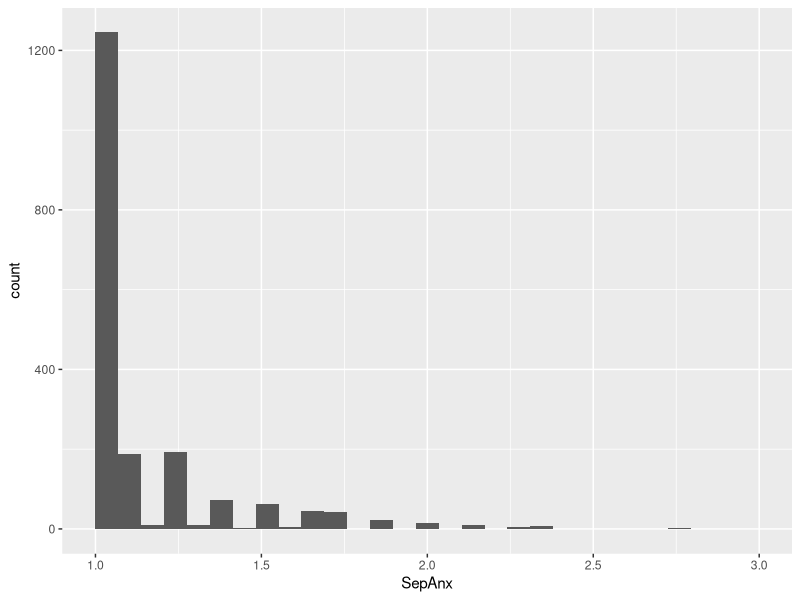
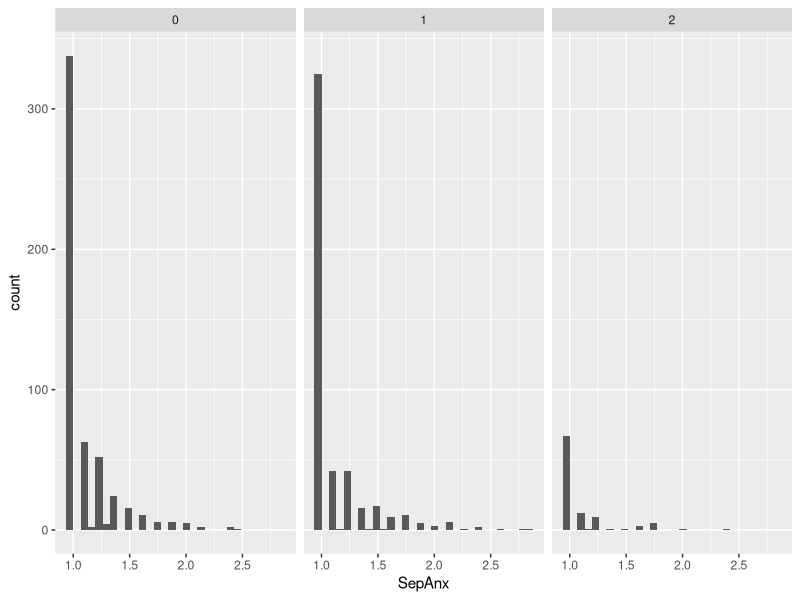
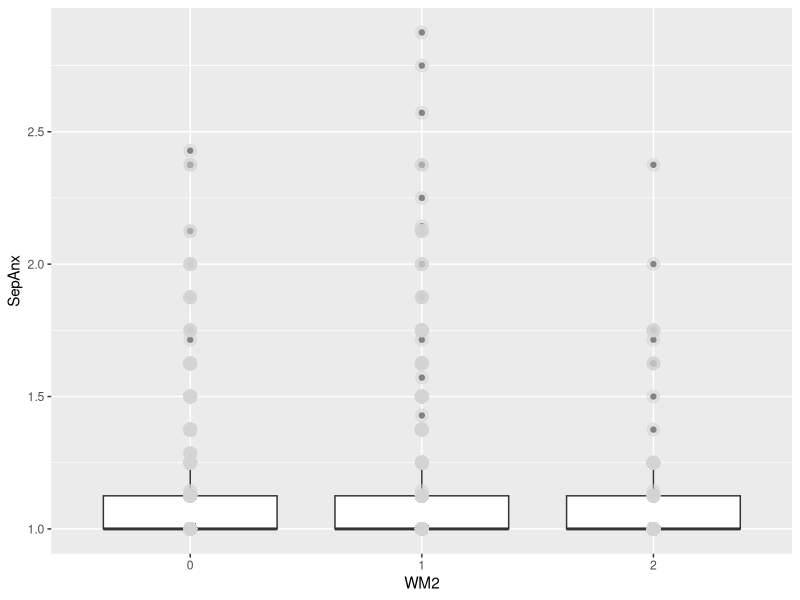
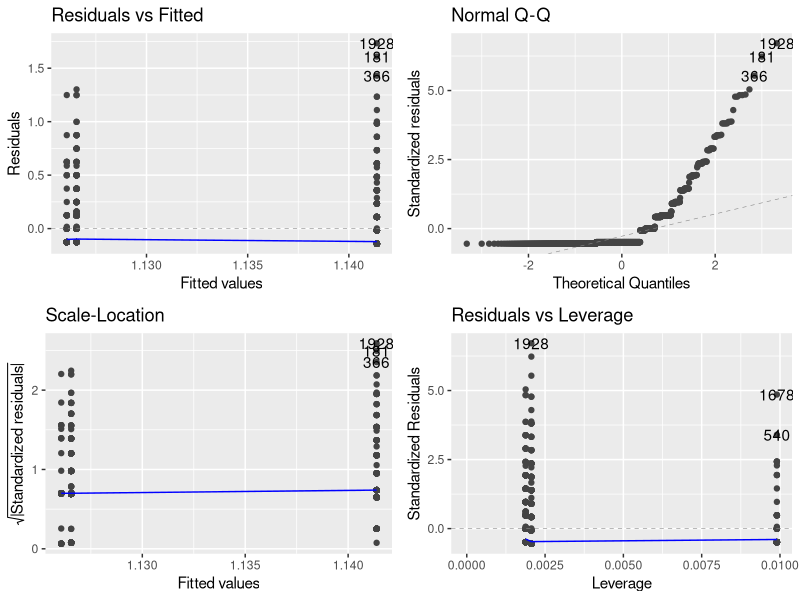
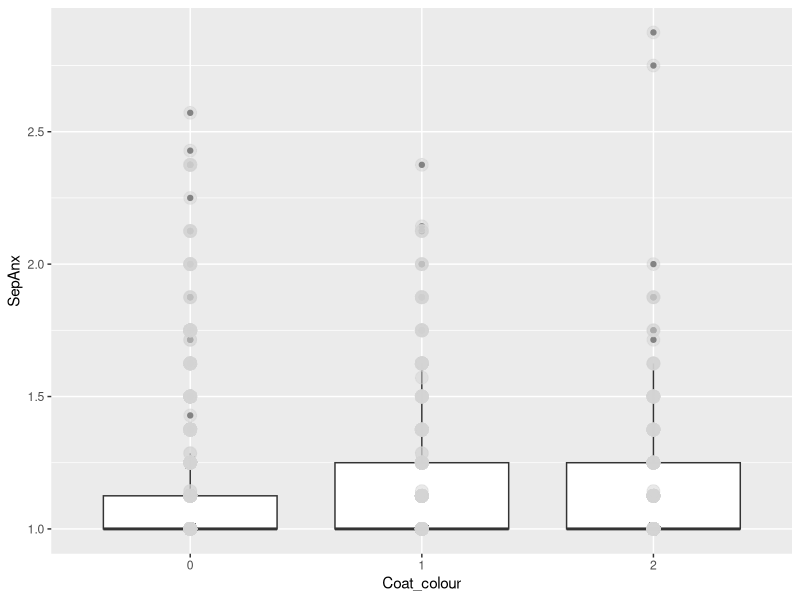
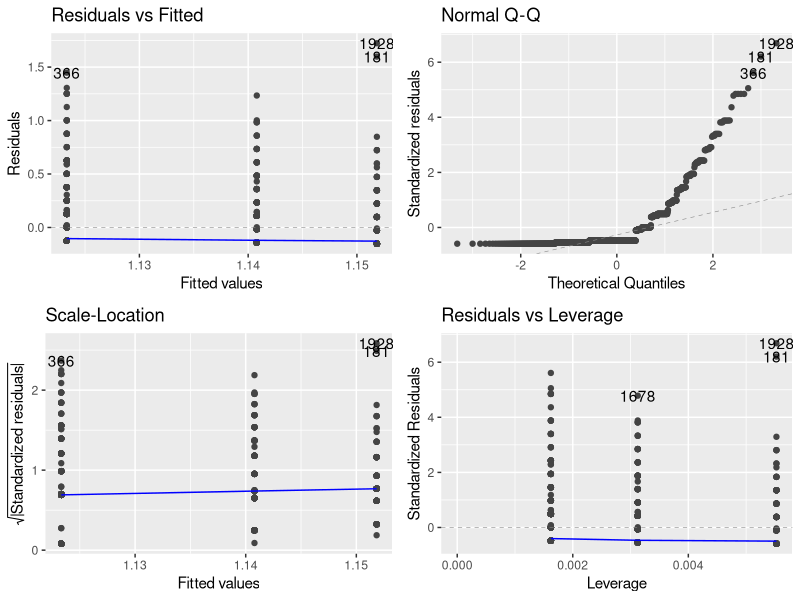
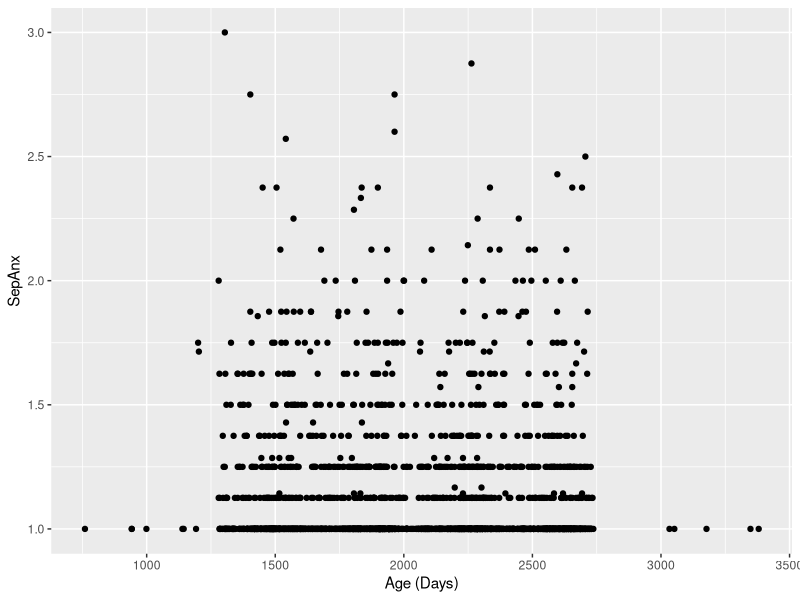
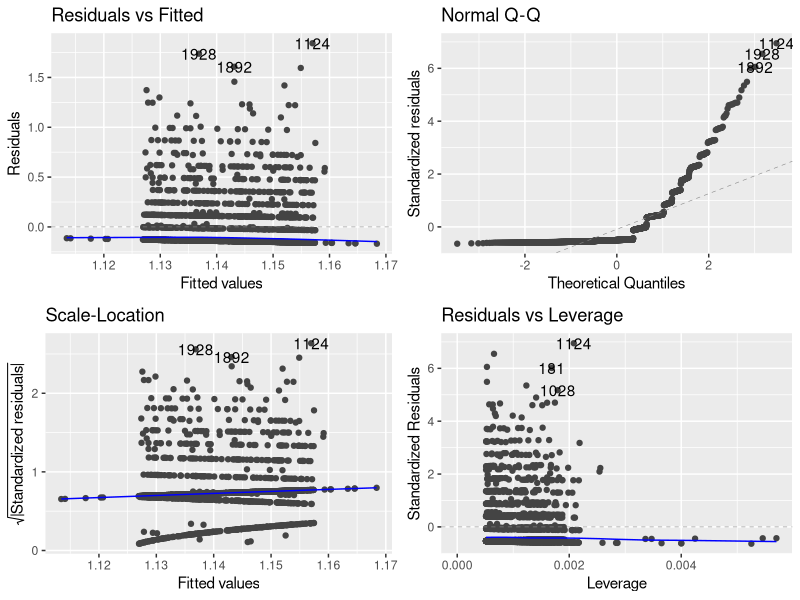

R code for these plots, in order:
## ---- chunk 1
rm(list = ls())
library(tidyverse)
library(here)
library(ggfortify)
## ---- chunk 2
DOG <- read.csv(here("Data", "Secor-Cap-Dap-data.csv"))
## ---- chunk 3
DOG$Fixed <- DOG$Gender_status %% 2
## ---- chunk 4
summary(DOG)
## ---- chunk 5
ggplot(DOG, aes(x = SepAnx)) + geom_histogram()
## ---- chunk 6
ggplot(data = na.omit(DOG), aes(x = SepAnx)) + geom_histogram() + facet_wrap(~WM2)
## ---- chunk 7
DOG$WM2 <- as.factor(DOG$WM2)
ggplot(data = na.omit(DOG), aes(y = SepAnx, x = WM2)) + geom_boxplot() + geom_point(size = 4, color = 'lightgrey', alpha = 0.5)
## ---- chunk 8
jvelm <- lm(SepAnx ~ WM2, data = na.omit(DOG))
autoplot(jvelm)
summary(jvelm)
## ---- chunk 9
DOG$Coat_colour <- as.factor(DOG$Coat_colour)
ggplot(data = na.omit(DOG), aes(y = SepAnx, x = Coat_colour)) + geom_boxplot() + geom_point(size = 4, color = 'lightgrey', alpha = 0.5)
## ---- chunk 10
ccvelm <- lm(SepAnx ~ Coat_colour, data = na.omit(DOG))
autoplot(ccvelm)
summary(ccvelm)
## ---- chunk 11
ggplot(DOG, aes(y = SepAnx, x = Age)) + geom_point() + xlab("Age (Days)")
## ---- chunk 12
avelm <- lm(SepAnx ~ Age, data = DOG)
autoplot(avelm)
## ---- chunk 13
anova(avelm)
summary(avelm) # Starts at Call:
## ---- chunk 14
DOG$Health <- as.factor(DOG$Health)
ggplot(DOG, aes(x = Health, y = SepAnx)) + geom_boxplot() + geom_point(size = 4, color = 'lightgrey', alpha = 0.5)
## ---- chunk 15
t.test(SepAnx ~ Health, data = DOG)
## ---- chunk 16
DOG$Gender_status <- as.factor(DOG$Gender_status)
ggplot(data = na.omit(DOG), aes(y = SepAnx, x = Gender_status)) + geom_boxplot() + geom_point(size = 4, color = 'lightgrey', alpha = 0.5)
## ---- chunk 17
gsvelm <- lm(SepAnx ~ Gender_status, data = na.omit(DOG))
autoplot(gsvelm)
summary(gsvelm)
## ---- chunk 18
DOG$Fixed <- as.factor(DOG$Fixed)
ggplot(DOG, aes(x = Fixed, y = SepAnx)) + geom_boxplot() + geom_point(size = 4, color = 'lightgrey', alpha = 0.5)
## ---- chunk 19
fvelm <- lm(SepAnx ~ Fixed, data = na.omit(DOG))
autoplot(fvelm)
summary(fvelm)
## ---- chunk 20
DOG$InOut <- as.factor(DOG$InOut)
ggplot(data = na.omit(DOG), aes(x = InOut, y = SepAnx)) + geom_boxplot() + geom_point(size = 4, color = 'lightgrey', alpha = 0.5)
## ---- chunk 21
iovelm <- lm(SepAnx ~ InOut, data = na.omit(DOG))
autoplot(iovelm)
summary(iovelm)
## ---- chunk 22
DOG$TimeEx <- as.factor(DOG$TimeEx)
ggplot(data = na.omit(DOG), aes(x = TimeEx, y = SepAnx)) + geom_boxplot() + geom_point(size = 4, color = 'lightgrey', alpha = 0.5)
## ---- chunk 23
tevelm <- lm(SepAnx ~ TimeEx, data = na.omit(DOG))
autoplot(tevelm)
summary(tevelm)
